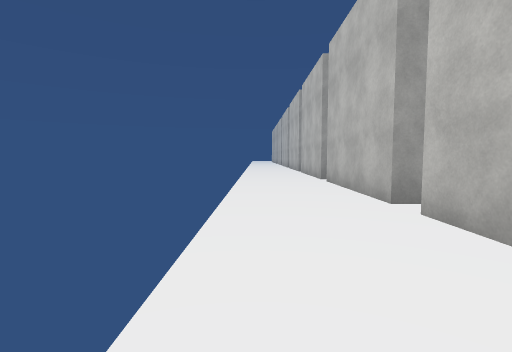
[1] (above)

24 first-person views from a walk through a 3-D level made in the Unity game engine. The camera is 1.3 m above the floor, tilts 4° down and sees 85° across. The floor is counted in squares, 2 m on a side. Each view is taken from the middle of a square. On the plan, view 1 faces up. The plan holds only what a view shows up to about 9 squares ahead; the rest is blank. The place goes on beyond the plan. The player is left out. Surface patterns are stand-ins for the level's own textures.

[2]
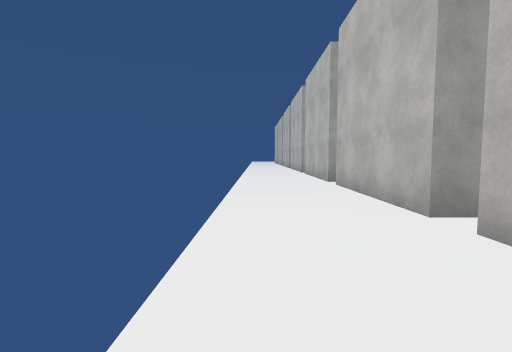

[3]
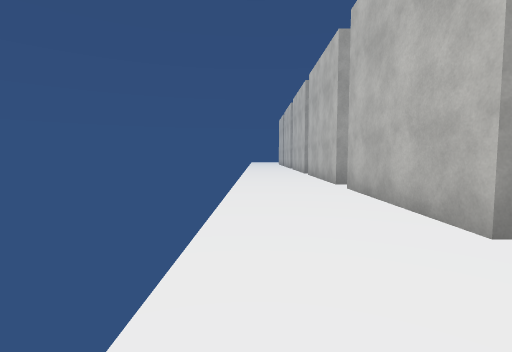

[4]
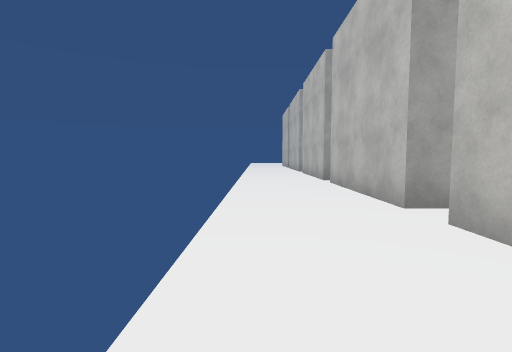

[5]
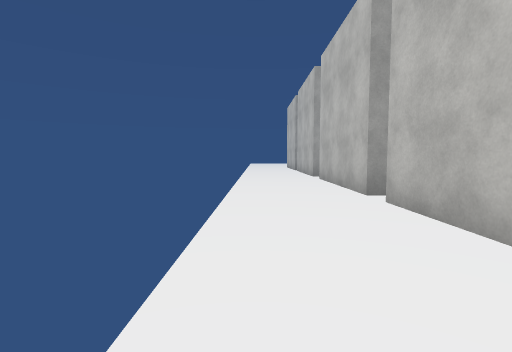

[6]
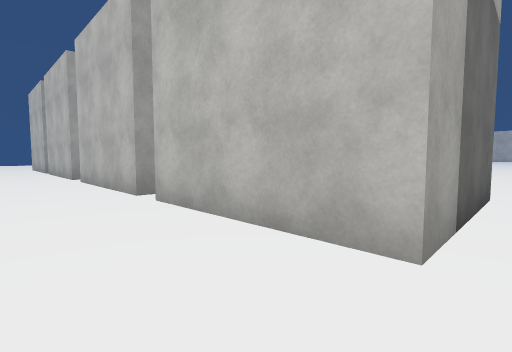

[7]
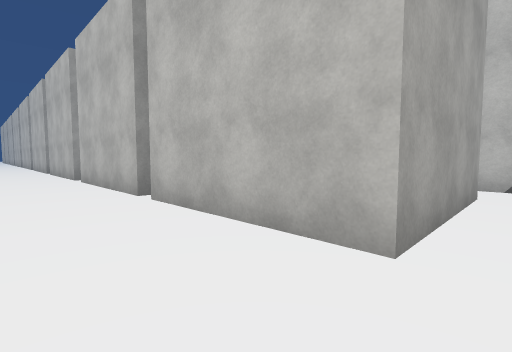

[8]
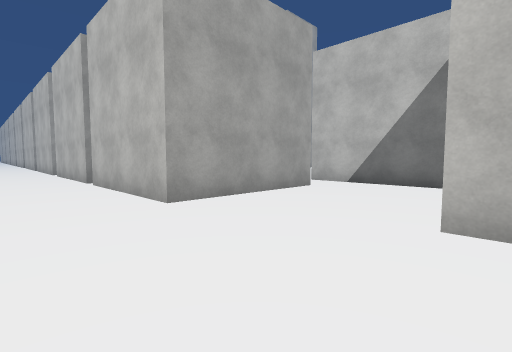

[9]
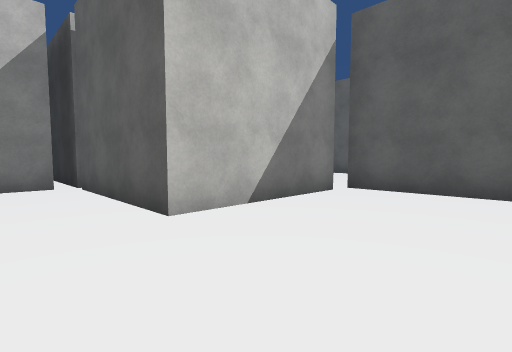

[10]
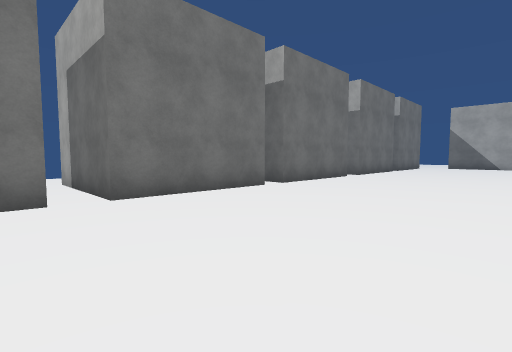

[11]
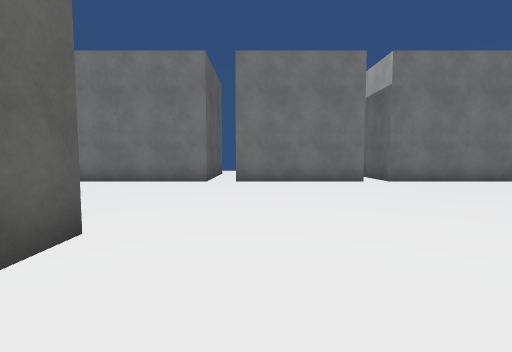

[12]
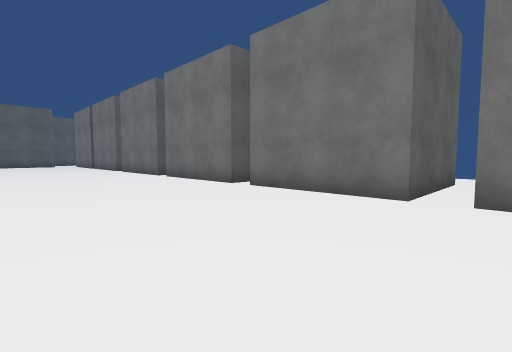

[13]
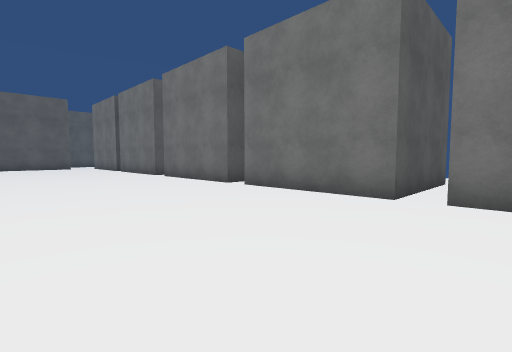

[14]
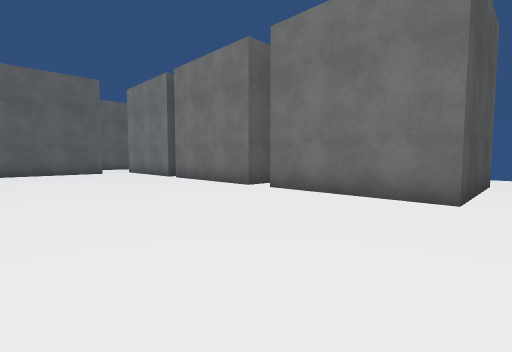

[15]
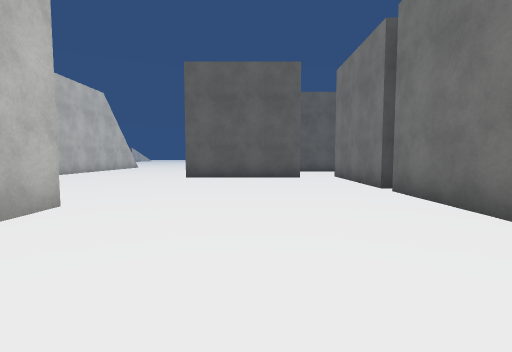

[16]
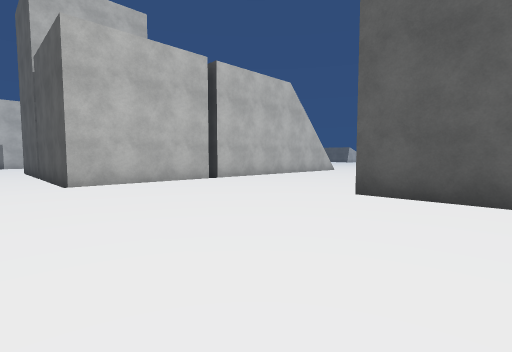

[17]
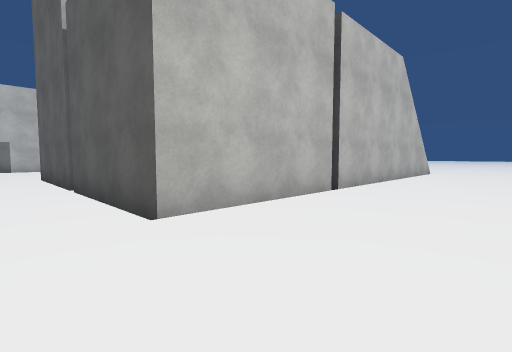

[18]
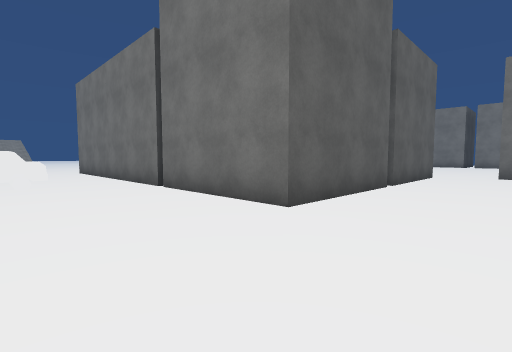

[19]
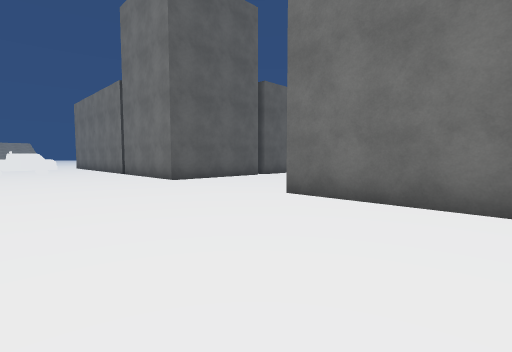

[20]
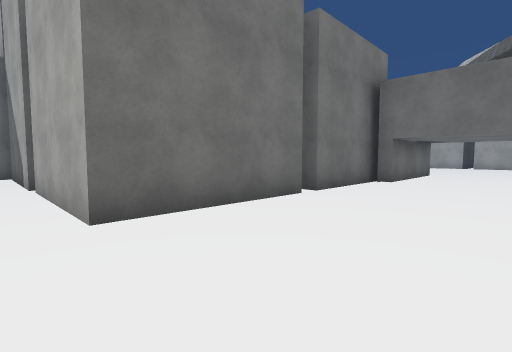

[21]
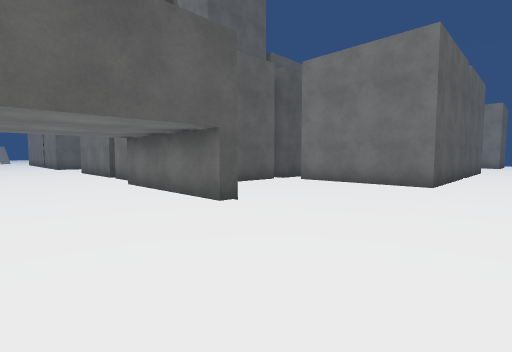

[22]
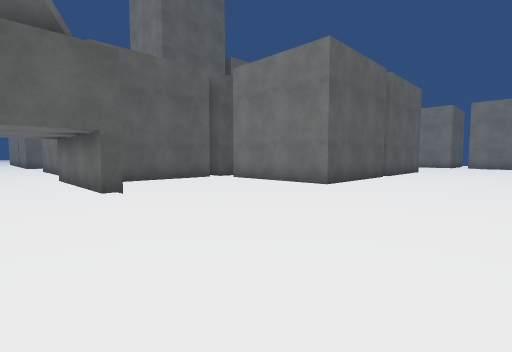

[23]
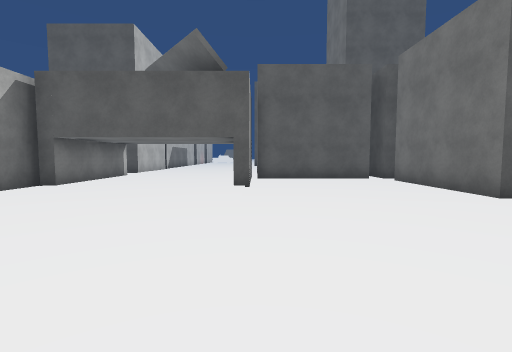

[24]
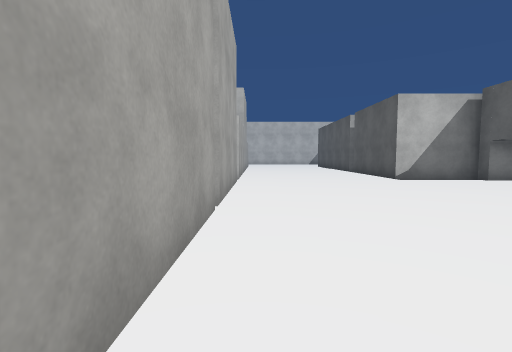

### Floor plan
Key: @ floor where view 1 was taken; # wall or solid block; . floor; / step, stairs or slope; = window, fence, low wall or low ledge; T taxi; O other object.
Columns run from 2 left of view 1 to 28 right of it. Each row starts with its distance up from view 1.
 24 ==..#  #.....
 23 ==..#  #.....
 22 ==..#  #.....
 21 ==..####.....         ####### #
 20 ==..#  #.....        ..........
 19 ==..#  #......   ..............
 18 ==..#  #.......................
 17 ==..####.......................
 16 ==............................#
 15 ==..####.....#  #####........##
 14 ==..#  #.....       #........#
 13 ==..#  #.....       #...O....O
 12 ==...........       #...O....O
 11 ==..####.....       ####O....O
 10 ==..#  #.....          ##...
  9 ==..#  #.....           #...
  8 ==..#  #.....           #...
  7 ==..####.....           #....
  6 ==..#  #.....           #....
  5 ==..#  #.....           #....
  4 ==..#  #.....   #########....
  3 ==..####.....   # ...........
  2   ..#  #.....#  # ...........
  1   ..#  #.....................
  0   @.#  #.....................
 -1   ..#  #.........########....
 -2   ..#  #.........#      #....
 -3   ..#  #.........#      #...
 -4   ..####.####..../      #...
 -5   .......#   ..../      #.TTT
 -6   .......#   ..../      #...
 -7   .......###  .../      #...
 -8   ...#####    .../      #.
 -9   ...#         ../
-10   ...#         ..
-11   ...#
-12   ####

Positions as (right, up) in squares from view 1, and headings:
1: (0, 0), facing up
2: (0, 5), facing up
3: (0, 10), facing up
4: (0, 13), facing up
5: (0, 16), facing up
6: (0, 16), facing up-right
7: (0, -5), facing up-right
8: (0, -8), facing up-right
9: (0, -6), facing down-right
10: (10, 15), facing up-left
11: (13, 17), facing left
12: (10, 17), facing down-left
13: (10, 13), facing down-left
14: (10, 8), facing down-left
15: (8, 5), facing down
16: (8, 1), facing down-right
17: (12, 1), facing down-right
18: (25, 2), facing down-left
19: (26, 7), facing down-left
20: (25, 3), facing up-left
21: (25, 17), facing down-left
22: (24, 19), facing down-left
23: (22, 20), facing down
24: (19, 20), facing right
